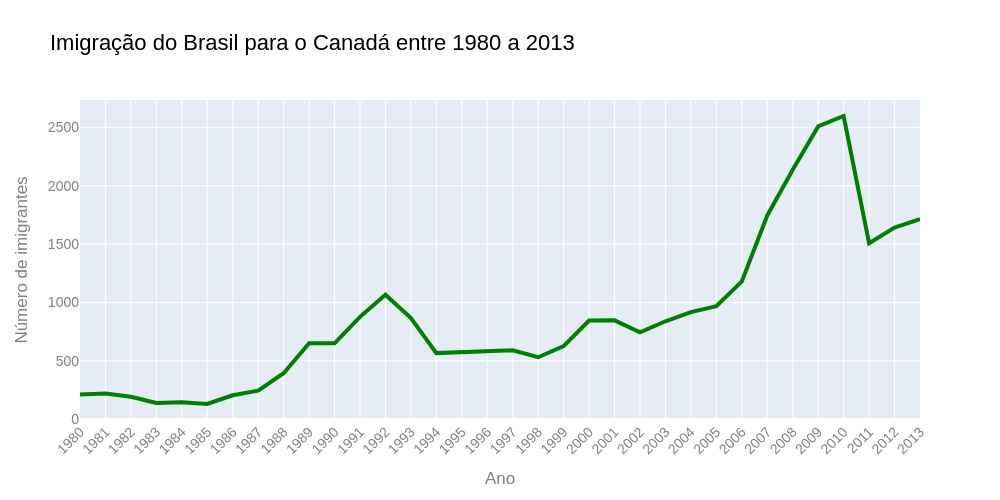

The notebook cell this image was saved under:
### Code cell
fig = px.line(df_brasil, x = 'ano', y = 'imigrantes', title='Imigração do Brasil para o Canadá entre 1980 a 2013')
fig.update_traces(line_color = 'green', line_width = 4)
fig.update_layout(width= 1000, height = 500, xaxis = {'tickangle': -45}, xaxis_title = 'Ano', yaxis_title = 'Número de imigrantes',
                  font_family = 'Arial', font_size = 14, font_color = 'grey', title_font_color = 'black', title_font_size = 22)
fig.show()

### Figure 1 — Plotly figure (JSON) as saved in the notebook; plotly's stock layout.template omitted (floating-point values rounded to 4 significant figures)
{"data": [{"hovertemplate": "ano=%{x}<br>imigrantes=%{y}<extra></extra>", "legendgroup": "", "line": {"color": "green", "dash": "solid", "width": 4}, "marker": {"symbol": "circle"}, "mode": "lines", "name": "", "orientation": "v", "showlegend": false, "type": "scatter", "x": ["1980", "1981", "1982", "1983", "1984", "1985", "1986", "1987", "1988", "1989", "1990", "1991", "1992", "1993", "1994", "1995", "1996", "1997", "1998", "1999", "2000", "2001", "2002", "2003", "2004", "2005", "2006", "2007", "2008", "2009", "2010", "2011", "2012", "2013"], "xaxis": "x", "y": [211, 220, 192, 139, 145, 130, 205, 244, 394, 650, 650, 877, 1066, 866, 566, 572, 586, 591, 531, 626, 845, 847, 745, 839, 917, 969, 1181, 1746, 2138, 2509, 2598, 1508, 1642, 1714], "yaxis": "y"}], "layout": {"font": {"color": "grey", "family": "Arial", "size": 14}, "height": 500, "legend": {"tracegroupgap": 0}, "title": {"font": {"color": "black", "size": 22}, "text": "Imigração do Brasil para o Canadá entre 1980 a 2013"}, "width": 1000, "xaxis": {"anchor": "y", "domain": [0, 1], "tickangle": -45, "title": {"text": "Ano"}}, "yaxis": {"anchor": "x", "domain": [0, 1], "title": {"text": "Número de imigrantes"}}}}
